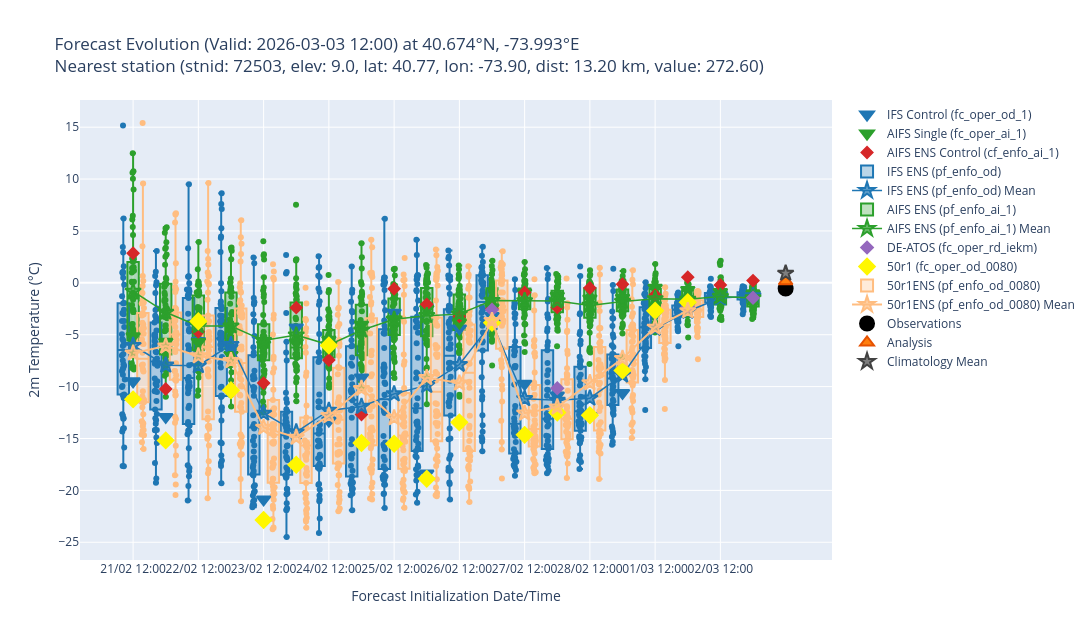

Notebook cell for this chart:
### Markdown cell above
## Step 4 — Interactive Plot (Plotly)

Generate the forecast evolution box-plot with hover info (bias, lead time, member index).
The plot is also exported as a standalone HTML file.

### Code cell
area_str = get_area_string(widgets_dict['config']['area_sub'])
date_str = widgets_dict['config']['valid_date'].strftime("%Y%m%d")
_, _, plot_dir = setup_data_directories(base_path, widgets_dict['config']['param'], area_str, date_str)
plot_data['data_df'].to_csv(f'{plot_dir}/plot_data.csv', index=False)

# Create the interactive plot
plot_forecast_evolution(plot_data, widgets_dict, plot_dir, export_html=True)

### Figure 1 — Plotly figure (JSON) as saved in the notebook; plotly's stock layout.template omitted (floating-point values rounded to 4 significant figures; data arrays with more than 128 entries replaced by an {"elided": "..."} marker saying what was removed)
{"data": [{"customdata": [[240, "21/02 12:00", -8.938], [228, "22/02 00:00", -12.37], [216, "22/02 12:00", -5.05], [204, "23/02 00:00", -5.706], [192, "23/02 12:00", -20.32], [180, "24/02 00:00", -3.753], [168, "24/02 12:00", -12.73], [156, "25/02 00:00", -8.569], [144, "25/02 12:00", -2.328], [132, "26/02 00:00", -17.83], [120, "26/02 12:00", -3.845], [108, "27/02 00:00", -2.645], [96, "27/02 12:00", -9.173], [84, "28/02 00:00", -10.3], [72, "28/02 12:00", -12.31], [60, "01/03 00:00", -10.06], [48, "01/03 12:00", -2.441], [36, "02/03 00:00", -1.691], [24, "02/03 12:00", -0.5846], [12, "03/03 00:00", -0.5451]], "hovertemplate": "Initialisation Date: %{customdata[1]}<br>Lead Time: %{customdata[0]}h<br>Value: %{y:.2f}°C<br>Bias: %{customdata[2]:.2f}°C<extra>Model: IFS Control (fc_oper_od_1)</extra>", "marker": {"color": "#1f77b4", "line": {"color": "#1f77b4", "width": 2}, "size": 12, "symbol": "triangle-down"}, "mode": "markers", "name": "IFS Control (fc_oper_od_1)", "type": "scatter", "x": [0, 1, 2, 3, 4, 5, 6, 7, 8, 9, 10, 11, 12, 13, 14, 15, 16, 17, 18, 19], "y": [-9.488, -12.92, -5.6, -6.256, -20.87, -4.303, -13.28, -9.119, -2.878, -18.38, -4.395, -3.195, -9.723, -10.85, -12.86, -10.61, -2.991, -2.241, -1.135, -1.095]}, {"customdata": [[240, "21/02 12:00", -4.604], [228, "22/02 00:00", -5.129], [216, "22/02 12:00", -5.152], [204, "23/02 00:00", -6.395], [192, "23/02 12:00", -5.407], [180, "24/02 00:00", -5.211], [168, "24/02 12:00", -4.942], [156, "25/02 00:00", -3.483], [144, "25/02 12:00", -2.958], [132, "26/02 00:00", -1.95], [120, "26/02 12:00", -3.28], [108, "27/02 00:00", -1.834], [96, "27/02 12:00", -0.3885], [84, "28/02 00:00", -0.6964], [72, "28/02 12:00", -0.9478], [60, "01/03 00:00", -0.8938], [48, "01/03 12:00", 0.07068], [36, "02/03 00:00", -0.141], [24, "02/03 12:00", -0.3404], [12, "03/03 00:00", -0.5302]], "hovertemplate": "Initialisation Date: %{customdata[1]}<br>Lead Time: %{customdata[0]}h<br>Value: %{y:.2f}°C<br>Bias: %{customdata[2]:.2f}°C<extra>Model: AIFS Single (fc_oper_ai_1)</extra>", "marker": {"color": "#2ca02c", "line": {"color": "#2ca02c", "width": 2}, "size": 12, "symbol": "triangle-down"}, "mode": "markers", "name": "AIFS Single (fc_oper_ai_1)", "type": "scatter", "x": [0, 1, 2, 3, 4, 5, 6, 7, 8, 9, 10, 11, 12, 13, 14, 15, 16, 17, 18, 19], "y": [-5.154, -5.679, -5.702, -6.945, -5.957, -5.761, -5.492, -4.033, -3.508, -2.5, -3.83, -2.384, -0.9385, -1.246, -1.498, -1.444, -0.4793, -0.691, -0.8904, -1.08]}, {"customdata": [[240, "21/02 12:00", 3.404], [228, "22/02 00:00", -9.682], [216, "22/02 12:00", -4.169], [204, "23/02 00:00", -9.797], [192, "23/02 12:00", -9.112], [180, "24/02 00:00", -1.841], [168, "24/02 12:00", -6.887], [156, "25/02 00:00", -12.13], [144, "25/02 12:00", -0.01907], [132, "26/02 00:00", -1.525], [120, "26/02 12:00", -2.685], [108, "27/02 00:00", -1.932], [96, "27/02 12:00", -0.3704], [84, "28/02 00:00", -1.822], [72, "28/02 12:00", 0.05012], [60, "01/03 00:00", 0.4251], [48, "01/03 12:00", -0.6302], [36, "02/03 00:00", 1.098], [24, "02/03 12:00", 0.3431], [12, "03/03 00:00", 0.7652]], "hovertemplate": "Initialisation Date: %{customdata[1]}<br>Lead Time: %{customdata[0]}h<br>Value: %{y:.2f}°C<br>Bias: %{customdata[2]:.2f}°C<extra>Model: AIFS ENS Control (cf_enfo_ai_1)</extra>", "marker": {"color": "#d62728", "line": {"color": "#d62728", "width": 1.5}, "size": 9, "symbol": "diamond"}, "mode": "markers", "name": "AIFS ENS Control (cf_enfo_ai_1)", "type": "scatter", "x": [0, 1, 2, 3, 4, 5, 6, 7, 8, 9, 10, 11, 12, 13, 14, 15, 16, 17, 18, 19], "y": [2.854, -10.23, -4.719, -10.35, -9.662, -2.391, -7.437, -12.68, -0.5691, -2.075, -3.235, -2.482, -0.9204, -2.372, -0.4999, -0.1249, -1.18, 0.5482, -0.2069, 0.2152]}, {"boxpoints": "all", "customdata": {"elided": "1000x4 mixed values"}, "fillcolor": "rgba(31, 119, 180, 0.3)", "hoverinfo": "y+name+text", "hovertemplate": "Model: IFS ENS (pf_enfo_od)<br>Date: %{customdata[2]}<br>Lead Time: %{customdata[0]}h<br>Member: %{customdata[1]}<br>Value: %{y:.2f}°C<br>Bias: %{customdata[3]:.2f}°C<br><extra></extra>", "jitter": 0.3, "marker": {"color": "#1f77b4"}, "name": "IFS ENS (pf_enfo_od)", "pointpos": 0, "showlegend": true, "text": {"elided": "1000 str values"}, "type": "box", "width": 0.35, "x": {"elided": "1000 float values"}, "y": {"elided": "1000 float values"}}, {"customdata": [[240, "21/02 12:00", -5.488], [228, "22/02 00:00", -7.388], [216, "22/02 12:00", -7.434], [204, "23/02 00:00", -5.404], [192, "23/02 12:00", -12.02], [180, "24/02 00:00", -13.83], [168, "24/02 12:00", -11.74], [156, "25/02 00:00", -11.36], [144, "25/02 12:00", -10.15], [132, "26/02 00:00", -9.332], [120, "26/02 12:00", -7.325], [108, "27/02 00:00", -3.297], [96, "27/02 12:00", -10.61], [84, "28/02 00:00", -10.76], [72, "28/02 12:00", -10.56], [60, "01/03 00:00", -8.334], [48, "01/03 12:00", -3.833], [36, "02/03 00:00", -2.193], [24, "02/03 12:00", -0.9087], [12, "03/03 00:00", -0.713]], "hovertemplate": "Initialisation Date: %{customdata[1]}<br>Lead Time: %{customdata[0]}h<br>Value: %{y:.2f}°C<br>Bias: %{customdata[2]:.2f}°C<extra>Model: IFS ENS (pf_enfo_od) Mean</extra>", "line": {"color": "#1f77b4", "width": 1.5}, "marker": {"color": "rgba(31, 119, 180, 0.7)", "line": {"color": "#1f77b4", "width": 2}, "size": 12, "symbol": "star"}, "mode": "lines+markers", "name": "IFS ENS (pf_enfo_od) Mean", "type": "scatter", "x": [0, 1, 2, 3, 4, 5, 6, 7, 8, 9, 10, 11, 12, 13, 14, 15, 16, 17, 18, 19], "y": [-6.038, -7.938, -7.984, -5.954, -12.57, -14.38, -12.29, -11.91, -10.7, -9.882, -7.875, -3.847, -11.16, -11.31, -11.11, -8.884, -4.383, -2.743, -1.459, -1.263]}, {"boxpoints": "all", "customdata": {"elided": "1000x4 mixed values"}, "fillcolor": "rgba(44, 160, 44, 0.3)", "hoverinfo": "y+name+text", "hovertemplate": "Model: AIFS ENS (pf_enfo_ai_1)<br>Date: %{customdata[2]}<br>Lead Time: %{customdata[0]}h<br>Member: %{customdata[1]}<br>Value: %{y:.2f}°C<br>Bias: %{customdata[3]:.2f}°C<br><extra></extra>", "jitter": 0.3, "marker": {"color": "#2ca02c"}, "name": "AIFS ENS (pf_enfo_ai_1)", "pointpos": 0, "showlegend": true, "text": {"elided": "1000 str values"}, "type": "box", "width": 0.35, "x": {"elided": "1000 int values"}, "y": {"elided": "1000 float values"}}, {"customdata": [[240, "21/02 12:00", -0.2647], [228, "22/02 00:00", -2.285], [216, "22/02 12:00", -3.597], [204, "23/02 00:00", -3.609], [192, "23/02 12:00", -5.015], [180, "24/02 00:00", -4.486], [168, "24/02 12:00", -5.424], [156, "25/02 00:00", -4.015], [144, "25/02 12:00", -2.968], [132, "26/02 00:00", -2.611], [120, "26/02 12:00", -2.465], [108, "27/02 00:00", -1.149], [96, "27/02 12:00", -1.176], [84, "28/02 00:00", -1.193], [72, "28/02 12:00", -1.624], [60, "01/03 00:00", -1.241], [48, "01/03 12:00", -0.9886], [36, "02/03 00:00", -1.043], [24, "02/03 12:00", -0.7613], [12, "03/03 00:00", -0.9082]], "hovertemplate": "Initialisation Date: %{customdata[1]}<br>Lead Time: %{customdata[0]}h<br>Value: %{y:.2f}°C<br>Bias: %{customdata[2]:.2f}°C<extra>Model: AIFS ENS (pf_enfo_ai_1) Mean</extra>", "line": {"color": "#2ca02c", "width": 1.5}, "marker": {"color": "rgba(44, 160, 44, 0.7)", "line": {"color": "#2ca02c", "width": 2}, "size": 12, "symbol": "star"}, "mode": "lines+markers", "name": "AIFS ENS (pf_enfo_ai_1) Mean", "type": "scatter", "x": [0, 1, 2, 3, 4, 5, 6, 7, 8, 9, 10, 11, 12, 13, 14, 15, 16, 17, 18, 19], "y": [-0.8147, -2.835, -4.147, -4.159, -5.565, -5.036, -5.974, -4.565, -3.518, -3.161, -3.015, -1.699, -1.726, -1.743, -2.174, -1.791, -1.539, -1.593, -1.311, -1.458]}, {"customdata": [[108, "27/02 00:00", -2.043], [84, "28/02 00:00", -9.604], [60, "01/03 00:00", -7.667], [36, "02/03 00:00", -1.703], [12, "03/03 00:00", -0.8948]], "hovertemplate": "Initialisation Date: %{customdata[1]}<br>Lead Time: %{customdata[0]}h<br>Value: %{y:.2f}°C<br>Bias: %{customdata[2]:.2f}°C<extra>Model: DE-ATOS (fc_oper_rd_iekm)</extra>", "marker": {"color": "#9467bd", "line": {"color": "#9467bd", "width": 2}, "size": 9, "symbol": "diamond"}, "mode": "markers", "name": "DE-ATOS (fc_oper_rd_iekm)", "type": "scatter", "x": [11, 13, 15, 17, 19], "y": [-2.593, -10.15, -8.217, -2.253, -1.445]}, {"customdata": [[240, "21/02 12:00", -10.68], [228, "22/02 00:00", -14.63], [216, "22/02 12:00", -3.147], [204, "23/02 00:00", -9.801], [192, "23/02 12:00", -22.31], [180, "24/02 00:00", -16.98], [168, "24/02 12:00", -5.489], [156, "25/02 00:00", -14.89], [144, "25/02 12:00", -14.95], [132, "26/02 00:00", -18.33], [120, "26/02 12:00", -12.89], [108, "27/02 00:00", -3.293], [96, "27/02 12:00", -14.1], [84, "28/02 00:00", -11.94], [72, "28/02 12:00", -12.21], [60, "01/03 00:00", -7.888], [48, "01/03 12:00", -2.137], [36, "02/03 00:00", -1.327]], "hovertemplate": "Initialisation Date: %{customdata[1]}<br>Lead Time: %{customdata[0]}h<br>Value: %{y:.2f}°C<br>Bias: %{customdata[2]:.2f}°C<extra>Model: 50r1 (fc_oper_od_0080)</extra>", "marker": {"color": "#fff700", "line": {"color": "#fff700", "width": 2}, "size": 12, "symbol": "diamond"}, "mode": "markers", "name": "50r1 (fc_oper_od_0080)", "type": "scatter", "x": [0, 1, 2, 3, 4, 5, 6, 7, 8, 9, 10, 11, 12, 13, 14, 15, 16, 17], "y": [-11.23, -15.18, -3.697, -10.35, -22.86, -17.53, -6.039, -15.44, -15.5, -18.88, -13.44, -3.843, -14.65, -12.49, -12.76, -8.438, -2.687, -1.877]}, {"boxpoints": "all", "customdata": {"elided": "900x4 mixed values"}, "fillcolor": "rgba(255, 189, 128, 0.3)", "hoverinfo": "y+name+text", "hovertemplate": "Model: 50r1ENS (pf_enfo_od_0080)<br>Date: %{customdata[2]}<br>Lead Time: %{customdata[0]}h<br>Member: %{customdata[1]}<br>Value: %{y:.2f}°C<br>Bias: %{customdata[3]:.2f}°C<br><extra></extra>", "jitter": 0.3, "marker": {"color": "#ffbd80"}, "name": "50r1ENS (pf_enfo_od_0080)", "pointpos": 0, "showlegend": true, "text": {"elided": "900 str values"}, "type": "box", "width": 0.35, "x": {"elided": "900 float values"}, "y": {"elided": "900 float values"}}, {"customdata": [[240, "21/02 12:00", -6.222], [228, "22/02 00:00", -5.549], [216, "22/02 12:00", -6.494], [204, "23/02 00:00", -6.951], [192, "23/02 12:00", -13.38], [180, "24/02 00:00", -14.34], [168, "24/02 12:00", -12.25], [156, "25/02 00:00", -9.632], [144, "25/02 12:00", -12.46], [132, "26/02 00:00", -8.58], [120, "26/02 12:00", -9.113], [108, "27/02 00:00", -3.092], [96, "27/02 12:00", -12.01], [84, "28/02 00:00", -11.42], [72, "28/02 12:00", -9.083], [60, "01/03 00:00", -6.74], [48, "01/03 12:00", -3.734], [36, "02/03 00:00", -2.137]], "hovertemplate": "Initialisation Date: %{customdata[1]}<br>Lead Time: %{customdata[0]}h<br>Value: %{y:.2f}°C<br>Bias: %{customdata[2]:.2f}°C<extra>Model: 50r1ENS (pf_enfo_od_0080) Mean</extra>", "line": {"color": "#ffbd80", "width": 2}, "marker": {"color": "rgba(255, 189, 128, 0.7)", "line": {"color": "#ffbd80", "width": 2}, "size": 12, "symbol": "star"}, "mode": "lines+markers", "name": "50r1ENS (pf_enfo_od_0080) Mean", "type": "scatter", "x": [0, 1, 2, 3, 4, 5, 6, 7, 8, 9, 10, 11, 12, 13, 14, 15, 16, 17], "y": [-6.772, -6.099, -7.044, -7.501, -13.93, -14.89, -12.8, -10.18, -13.01, -9.13, -9.663, -3.642, -12.56, -11.97, -9.633, -7.29, -4.284, -2.687]}, {"customdata": [[0]], "hovertemplate": "Observation: %{y:.2f}°C<extra></extra>", "marker": {"color": "#000000", "line": {"color": "#000000", "width": 2}, "size": 14, "symbol": "circle"}, "mode": "markers", "name": "Observations", "type": "scatter", "x": [20], "y": [-0.55]}, {"customdata": [[0]], "hovertemplate": "Analysis: %{y:.2f}°C<extra></extra>", "marker": {"color": "#ff7f0e", "line": {"color": "#e65100", "width": 2}, "size": 12, "symbol": "triangle-up"}, "mode": "markers", "name": "Analysis", "type": "scatter", "x": [20], "y": [0.1521]}, {"customdata": [[0]], "hovertemplate": "Climatology Mean: %{y:.2f}°C<extra></extra>", "marker": {"color": "#7f7f7f", "line": {"color": "#424242", "width": 2}, "size": 12, "symbol": "star"}, "mode": "markers", "name": "Climatology Mean", "type": "scatter", "x": [20], "y": [0.9235]}], "layout": {"height": 640, "showlegend": true, "title": {"text": "Forecast Evolution (Valid: 2026-03-03 12:00) at 40.674°N, -73.993°E<br>Nearest station (stnid: 72503, elev: 9.0, lat: 40.77, lon: -73.90, dist: 13.20 km, value: 272.60)"}, "width": 1600, "xaxis": {"dtick": 12, "gridcolor": "white", "gridwidth": 1, "showgrid": true, "tickangle": 0, "ticktext": ["21/02 12:00", "22/02 12:00", "23/02 12:00", "24/02 12:00", "25/02 12:00", "26/02 12:00", "27/02 12:00", "28/02 12:00", "01/03 12:00", "02/03 12:00"], "tickvals": [0, 2, 4, 6, 8, 10, 12, 14, 16, 18], "title": {"text": "Forecast Initialization Date/Time"}}, "yaxis": {"title": {"text": "2m Temperature (°C)"}}}}
